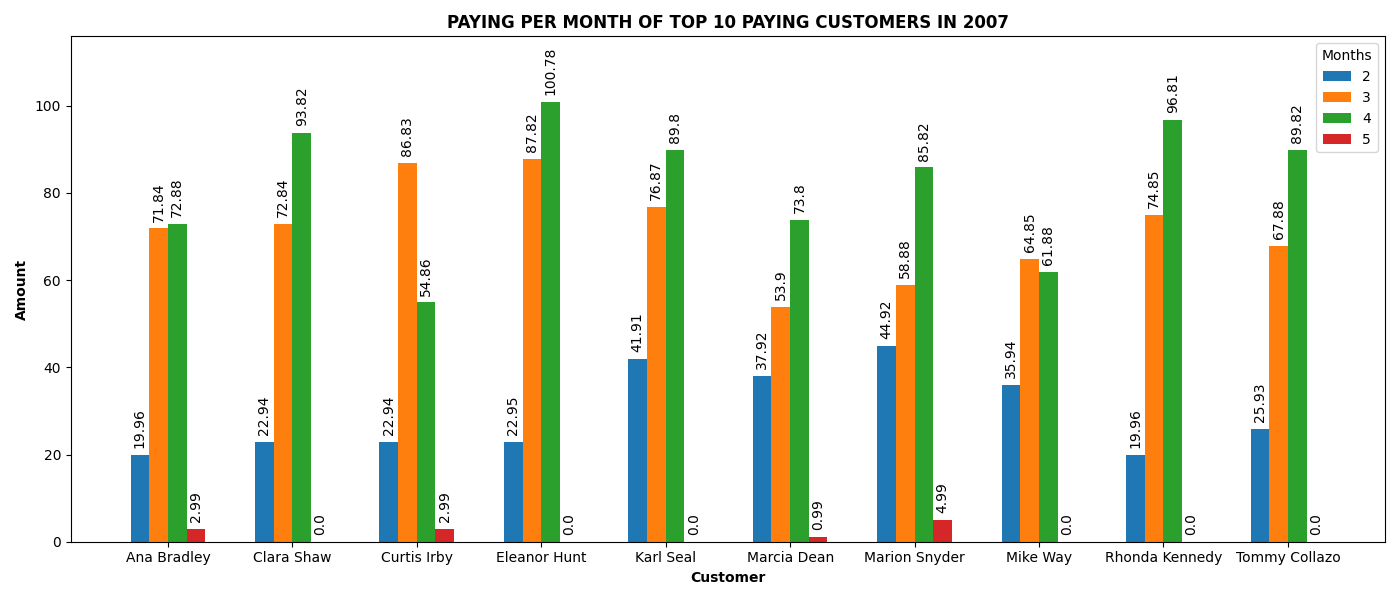

Write Python code to recreate this figure.
import pandas as pd
import matplotlib.pyplot as plt
import numpy as np

# Read CSV file into a DataFrame
df = pd.read_csv("q_02.csv")

df['pay_mon'] = pd.to_datetime(df['pay_mon'])

# Get unique standard quartiles and categories and sort categories alphabetically
customers = sorted(df['fullname'].unique())
months = df['pay_mon'].dt.month.unique()

# Create a dictionary to store movie counts for each standard quartile and category
data_dict = {month: [] for month in months}

# Group the data by standard quartile and category
for month in months:
    for customer in customers:
        subset = df[(df['pay_mon'].dt.month == month)
                    & (df['fullname'] == customer)]
        data_dict[month].append(subset['pay_amount'].sum())

# Set up the figure
fig, ax = plt.subplots(figsize=(14, 6))

# Define the width of each bar and the positions for each group
width = 0.15
x = np.arange(len(customers))

# Create bars for each standard quartile
for i, month in enumerate(months):
    bars = ax.bar(
        x + i * width, data_dict[month], width=width, label=f'{month}')

    # Add text labels on the inner top of each bar vertically
    for bar in bars:
        height = bar.get_height()
        ax.annotate('{}'.format(height),
                    xy=(bar.get_x() + bar.get_width() / 2, height),
                    xytext=(0, 5),  # 5 points vertical offset for the label
                    textcoords="offset points",
                    ha='center', va='bottom', rotation='vertical')

# Customize the plot
ax.set_xlabel("Customer", fontsize=10, fontweight='bold')
ax.set_ylabel("Amount", fontsize=10, fontweight='bold')
ax.set_title("PAYING PER MONTH OF TOP 10 PAYING CUSTOMERS IN 2007",
             fontsize=12, fontweight='bold')
ax.set_xticks(x + width * (len(months) - 1) / 2)
ax.set_xticklabels(customers)
ax.legend(title="Months")

# Show the grouped bar chart
plt.margins(0.05, 0.15)
plt.tight_layout()
plt.show()
